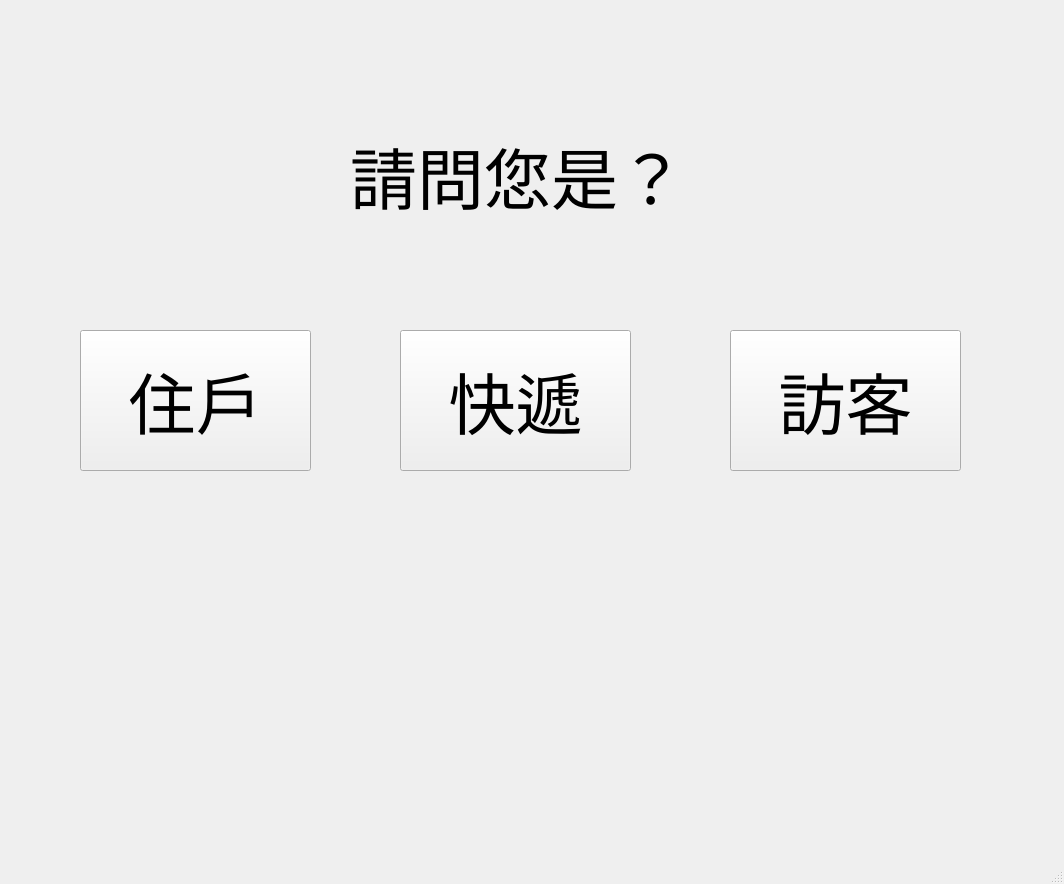
<?xml version="1.0" encoding="UTF-8"?>
<ui version="4.0">
 <class>MainWindow</class>
 <widget class="QMainWindow" name="MainWindow">
  <property name="geometry">
   <rect>
    <x>0</x>
    <y>0</y>
    <width>1064</width>
    <height>884</height>
   </rect>
  </property>
  <property name="windowTitle">
   <string>MainWindow</string>
  </property>
  <property name="layoutDirection">
   <enum>Qt::LeftToRight</enum>
  </property>
  <widget class="QWidget" name="centralwidget">
   <widget class="QLabel" name="label">
    <property name="geometry">
     <rect>
      <x>350</x>
      <y>80</y>
      <width>471</width>
      <height>191</height>
     </rect>
    </property>
    <property name="font">
     <font>
      <pointsize>50</pointsize>
     </font>
    </property>
    <property name="layoutDirection">
     <enum>Qt::LeftToRight</enum>
    </property>
    <property name="text">
     <string>請問您是？</string>
    </property>
   </widget>
   <widget class="QPushButton" name="a0">
    <property name="geometry">
     <rect>
      <x>80</x>
      <y>330</y>
      <width>231</width>
      <height>141</height>
     </rect>
    </property>
    <property name="font">
     <font>
      <pointsize>50</pointsize>
     </font>
    </property>
    <property name="text">
     <string>住戶</string>
    </property>
   </widget>
   <widget class="QPushButton" name="a1">
    <property name="geometry">
     <rect>
      <x>400</x>
      <y>330</y>
      <width>231</width>
      <height>141</height>
     </rect>
    </property>
    <property name="font">
     <font>
      <pointsize>50</pointsize>
     </font>
    </property>
    <property name="text">
     <string>快遞</string>
    </property>
   </widget>
   <widget class="QPushButton" name="a2">
    <property name="geometry">
     <rect>
      <x>730</x>
      <y>330</y>
      <width>231</width>
      <height>141</height>
     </rect>
    </property>
    <property name="font">
     <font>
      <pointsize>50</pointsize>
     </font>
    </property>
    <property name="text">
     <string>訪客</string>
    </property>
   </widget>
  </widget>
  <widget class="QMenuBar" name="menubar">
   <property name="geometry">
    <rect>
     <x>0</x>
     <y>0</y>
     <width>1064</width>
     <height>31</height>
    </rect>
   </property>
  </widget>
  <widget class="QStatusBar" name="statusbar"/>
 </widget>
 <resources/>
 <connections/>
</ui>
